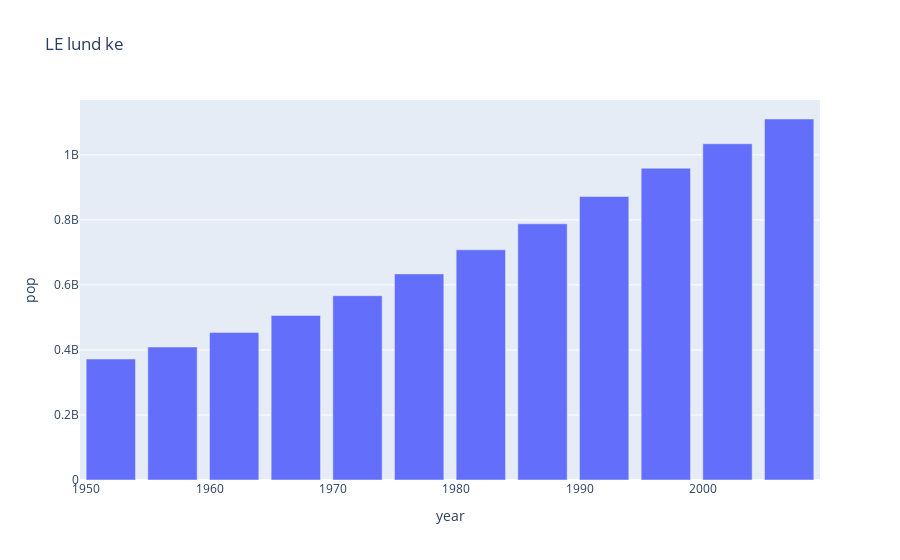

Write notebook code for a chart like this one.
### Code cell
temp_df = gap[gap['country'] == 'India']
px.bar( temp_df ,title = 'LE lund ke ' , x ='year',y='pop')

### Figure 1 — Plotly figure (JSON) as saved in the notebook; plotly's stock layout.template omitted (floating-point values rounded to 4 significant figures)
{"data": [{"alignmentgroup": "True", "hovertemplate": "year=%{x}<br>pop=%{y}<extra></extra>", "legendgroup": "", "marker": {"color": "#636efa", "pattern": {"shape": ""}}, "name": "", "offsetgroup": "", "orientation": "v", "showlegend": false, "textposition": "auto", "type": "bar", "x": [1952, 1957, 1962, 1967, 1972, 1977, 1982, 1987, 1992, 1997, 2002, 2007], "xaxis": "x", "y": [372000000, 409000000, 454000000, 506000000, 567000000, 634000000, 708000000, 788000000, 872000000, 959000000, 1034172547, 1110396331], "yaxis": "y"}], "layout": {"barmode": "relative", "legend": {"tracegroupgap": 0}, "title": {"text": "LE lund ke "}, "xaxis": {"anchor": "y", "domain": [0, 1], "title": {"text": "year"}}, "yaxis": {"anchor": "x", "domain": [0, 1], "title": {"text": "pop"}}}}
